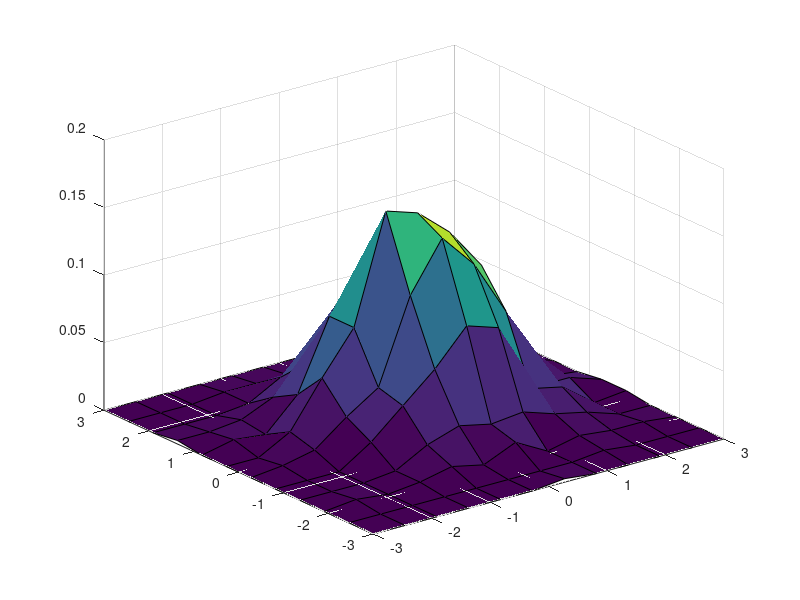

Write MATLAB code to recreate this figure.
% Example 5.15
% Computational Statistics Handbook with MATLAB, 2nd Edition
% Wendy L. and Angel R. Martinez

% Generate sample that is 
% standard normal in each dimension.
n = 1000; 
p = 2;
x = randn(n,p);
% Need bin origins.
bin0=[floor(min(x(:,1))) floor(min(x(:,2)))]; 
% The bin widths - h - are covered later.
h = 3.504*n^(-0.25)*ones(1,2); 
% find the number of bins
nb1 = ceil((max(x(:,1))-bin0(1))/h(1));
nb2 = ceil((max(x(:,2))-bin0(2))/h(2));
% find the mesh
t1 = bin0(1):h(1):(nb1*h(1)+bin0(1));
t2 = bin0(2):h(2):(nb2*h(2)+bin0(2));
[X,Y] = meshgrid(t1,t2);
% Find bin frequencies.
[nr,nc] = size(X);
vu = zeros(nr-1,nc-1);
for i = 1:(nr-1)
   for j = 1:(nc-1)
      xv = [X(i,j) X(i,j+1) X(i+1,j+1) X(i+1,j)];
      yv = [Y(i,j) Y(i,j+1) Y(i+1,j+1) Y(i+1,j)];
      in = inpolygon(x(:,1),x(:,2),xv,yv);
      vu(i,j) = sum(in(:));
   end
end
Z = vu/(n*h(1)*h(2));
% Get some axes that make sense.
[XX,YY]=meshgrid(linspace(-3,3,nb1),...
				linspace(-3,3,nb2));
surf(XX,YY,Z)
